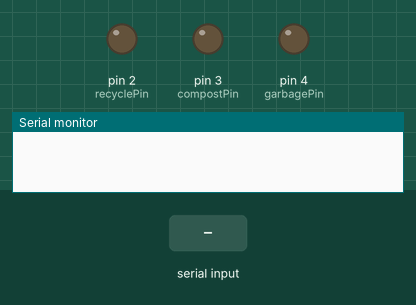
Bench run of a sketch on a simulated Arduino Uno, built with avr-gcc and run on an emulated ATmega328P. Parts: output pins drawn as LEDs (lit = HIGH), the last lines printed to the serial monitor. Inputs (shaded band) come from the test bench.

Above: at 1.2 s.
1.3 s: "r" received over Serial
At 1.7 s:
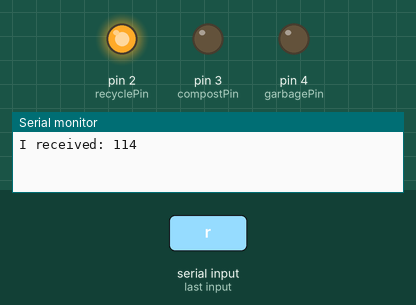
3.3 s: "c" received over Serial
At 3.7 s:
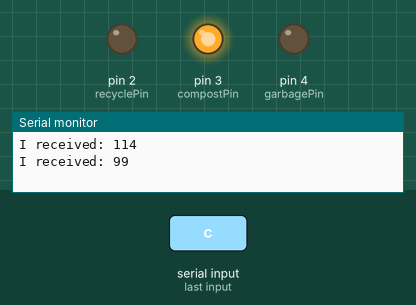
5.3 s: "g" received over Serial
At 5.7 s:
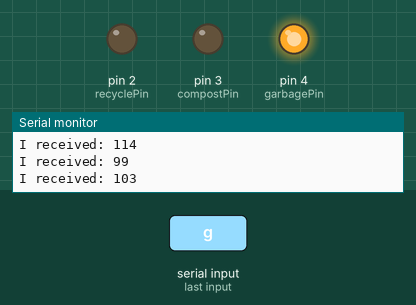
Timing chart, 0 to 8.3 s (numbered marks = the images above; inputs shaded):
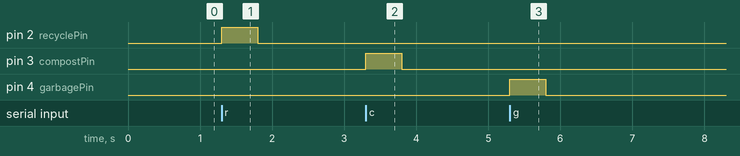

Measured:
- after the input at 1.3 s, pin 2 (recyclePin): LOW → HIGH at once, → LOW 0.50 s later
- after the input at 3.3 s, pin 3 (compostPin): LOW → HIGH at once, → LOW 0.50 s later
- after the input at 5.3 s, pin 4 (garbagePin): LOW → HIGH at once, → LOW 0.50 s later

The sketch:

HackED2020_digital_output_tester.ino
```cpp
int incomingByte = 0;

int recyclePin = 2;
int compostPin = 3;
int garbagePin = 4;


void setup() {
  Serial.begin(9600);
  pinMode(recyclePin, OUTPUT);
  pinMode(compostPin, OUTPUT);
  pinMode(garbagePin, OUTPUT);

  digitalWrite(recyclePin, LOW);
  digitalWrite(compostPin, LOW);
  digitalWrite(garbagePin, LOW);


}

void loop() {
  if (Serial.available() > 0) {
    // read the incoming byte:
    incomingByte = Serial.read();

    // say what you got:
    Serial.print("I received: ");
    Serial.println(incomingByte);


  if(incomingByte == 114) {
    digitalWrite(recyclePin, HIGH);
    delay(500);
    digitalWrite(recyclePin, LOW);
  }

  else if(incomingByte == 99) {
    digitalWrite(compostPin, HIGH);
    delay(500);
    digitalWrite(compostPin, LOW);
  }

  else if(incomingByte == 103) {
    digitalWrite(garbagePin, HIGH);
    delay(500);
    digitalWrite(garbagePin, LOW);
  }
  }
}
```
